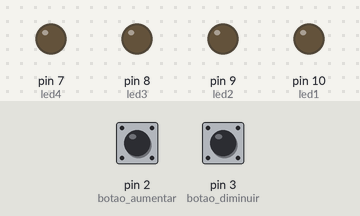
A sketch run on a simulated Arduino Uno, built with avr-gcc and run on an emulated ATmega328P. Parts: output pins drawn as LEDs (lit = HIGH). The inputs (shaded band) are chosen by the test bench; at power-on: pin 2 (botao_aumentar) LOW, pin 3 (botao_diminuir) LOW.

Above: at 3.8 s.
3.9 s: pin 2 (botao_aumentar) pulled HIGH for 3.2 s
At 8.1 s:
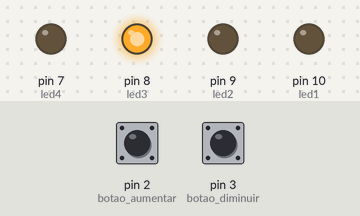
8.6 s: pin 2 (botao_aumentar) pulled HIGH for 1.3 s
At 9.6 s:
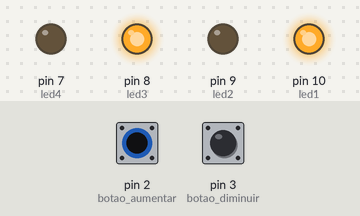
11.4 s: pin 2 (botao_aumentar) pulled HIGH for 1.3 s
At 13.1 s:
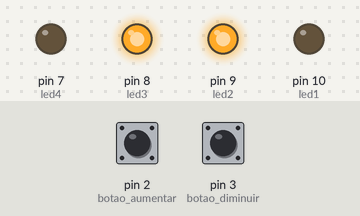
14.2 s: pin 2 (botao_aumentar) pulled HIGH for 1.3 s
At 15.4 s:
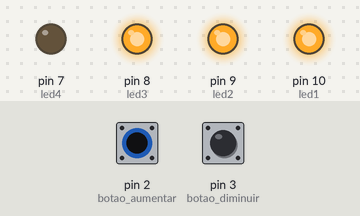
17.0 s: pin 2 (botao_aumentar) pulled HIGH for 1.3 s
At 18.9 s:
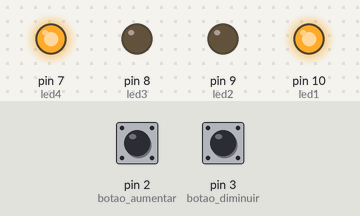
19.8 s: pin 2 (botao_aumentar) pulled HIGH for 3.2 s
At 23.1 s:
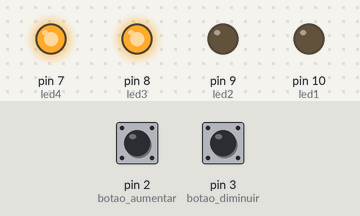
Timing chart, 0 to 24.6 s (numbered marks = the images above; inputs shaded):
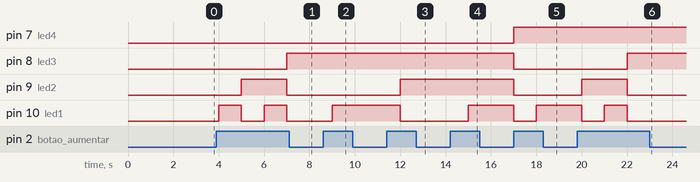

Measured:
- after the input at 3.9 s, pin 8 (led3): LOW → HIGH after 3.1 s; pin 9 (led2): LOW → HIGH after 1.1 s, → LOW 2.0 s later; pin 10 (led1): alternates HIGH for 1.0 s and LOW for 1.0 s, starting after 0.10 s
- after the input at 8.6 s, pin 10 (led1): LOW → HIGH after 0.40 s
- after the input at 11.4 s, pin 9 (led2): LOW → HIGH after 0.60 s; pin 10 (led1): HIGH → LOW after 0.60 s
- after the input at 14.2 s, pin 10 (led1): LOW → HIGH after 0.80 s
- after the input at 17.0 s, pin 7 (led4): LOW → HIGH at once; pin 8 (led3), pin 9 (led2): HIGH → LOW at once; pin 10 (led1): HIGH → LOW at once, → HIGH 1.0 s later
- after the input at 19.8 s, pin 8 (led3): LOW → HIGH after 2.2 s; pin 9 (led2): LOW → HIGH after 0.20 s, → LOW 2.0 s later; pin 10 (led1): HIGH → LOW after 0.20 s, → HIGH 1.0 s later, → LOW 1.0 s later

The sketch:

atividade3.ino
```cpp
// Definição dos botões como sendo os pins nrº 2 e 3
int botao_aumentar = 2;
int botao_diminuir = 3;

// Definição dos leds de saida como sendo os pins nrº 7, 8, 9, 10
int led4 = 7;
int led3 = 8;
int led2 = 9;
int led1 = 10;

int valor_atual[] = {0, 0, 0, 0};

// Esta função setup() será executada apenas uma vez quando o arduino é ligado, sendo utilizada para configurar
// quaisquer parametros que sejam necessários para o circuito
void setup()
{
  // Definir os pins como INPUTS
  // (faz sentido, visto que vamos ligá-los a perifericos de input)
  pinMode(botao_aumentar, INPUT);
  pinMode(botao_diminuir, INPUT);

  // Definir os pins como um OUTPUT
  // (faz sentido, visto que vamos ligá-los a LEDs)
  pinMode(led4, OUTPUT);
  pinMode(led3, OUTPUT);
  pinMode(led2, OUTPUT);
  pinMode(led1, OUTPUT);
}

void loop()
{
  // Alterar o estado dos leds para o valor correspondente a cada bit
  digitalWrite(led1, valor_atual[0]);
  digitalWrite(led2, valor_atual[1]);
  digitalWrite(led3, valor_atual[2]);
  digitalWrite(led4, valor_atual[3]);

  delay(1000);
  // Leitura dos botões
  int inA = digitalRead(botao_aumentar);
  int inB = digitalRead(botao_diminuir);

  // Se o botão de incrementar foi clicado
  if(inA){
    // Se o bit mais a direita é igual a 1 então passa a 0 e continua
    if(valor_atual[0] == 1){
      valor_atual[0] = 0;
      // Caso contrario se for igual a 0 passa a ser 1 e sai
    }else{
      valor_atual[0] = 1;
      return;
    }
    // E assim sucessivamente

    if(valor_atual[1] == 1){
      valor_atual[1] = 0;
    }else{
      valor_atual[1] = 1;
      return;
    }

    if(valor_atual[2] == 1){
      valor_atual[2] = 0;
    }else{
      valor_atual[2] = 1;
      return;
    }

    if(valor_atual[3] == 1){
      valor_atual[3] = 0;
    }else{
      valor_atual[3] = 1;
      return;
    }
  }
}
```
